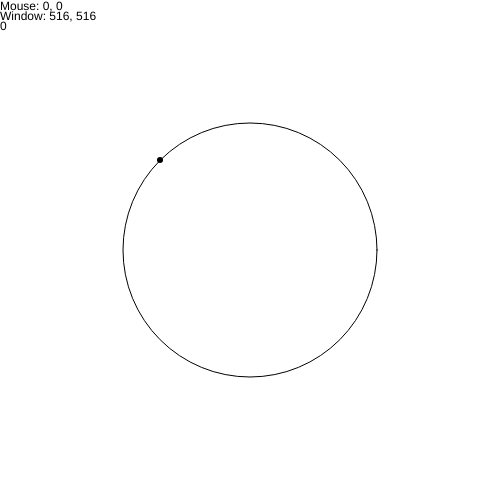
Frame 1 (no input)
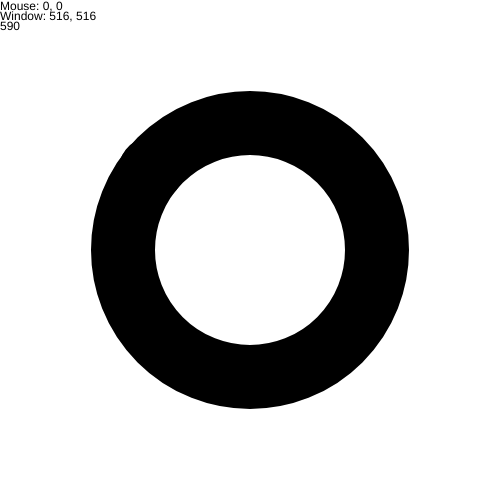
Frame 60 (no input)
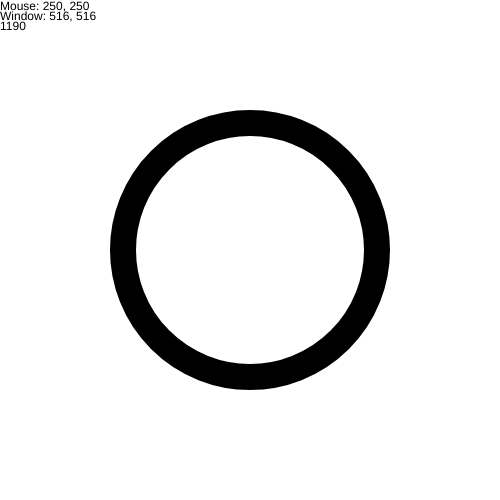
Frame 120 (the mouse pressed at the canvas centre since frame 60)

The p5.js sketch that drew these frames (run headless with seeded random() and noise() and a simulated clock; from frame 60 on, the mouse is pressed at the canvas centre):

// p5.js sketch
// ── sketch.js
function setup() {
	createCanvas(500, 500)
}
var x = 0
var y = 5
var countingUp = 1;

function draw() {
	background('white')
	text("Mouse: " + mouseX + ", " + mouseY, 0, 10)
	text("Window: " + windowWidth + ", " + windowHeight, 0, 20)
	text(x, 0, 30)

	ellipse(250, 250, 254, 254)
	translate(width / 2, height / 2);
	rotate((PI / 3.0) * x / 100);
	y += (1 * countingUp);

	if (y == 75 || y == 5) {
		countingUp *= -1;
	}
	
	strokeWeight(y)
	point(-90, -90);
	x = x + 10
}
